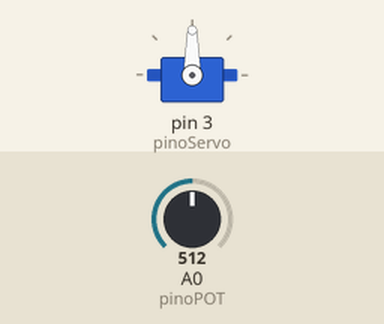
Simulated run of this sketch. Board: Arduino Uno, built with avr-gcc and run on an emulated ATmega328P. Shown: servo. The inputs (shaded band) are chosen by the test bench; at power-on: A0 (pinoPOT) = 512.

Above: at 1.2 s.
1.3 s: A0 (pinoPOT) set to 716
At 1.9 s:
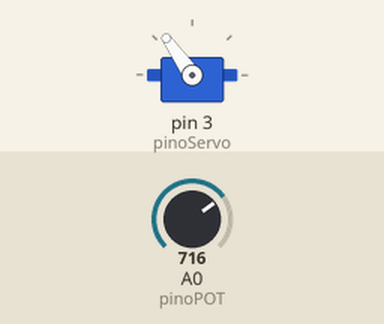
2.8 s: A0 (pinoPOT) set to 900
At 4.0 s:
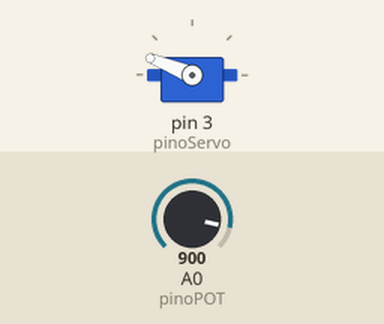
4.3 s: A0 (pinoPOT) set to 1023
At 5.4 s:
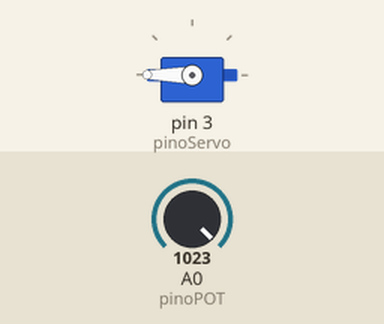
5.8 s: A0 (pinoPOT) set to 306
At 6.5 s:
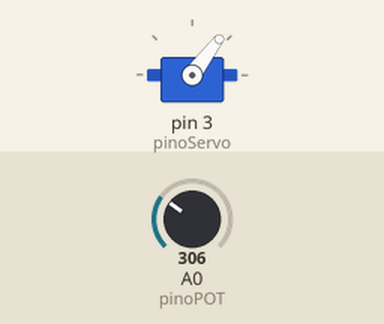
7.3 s: A0 (pinoPOT) set to 122
At 7.6 s:
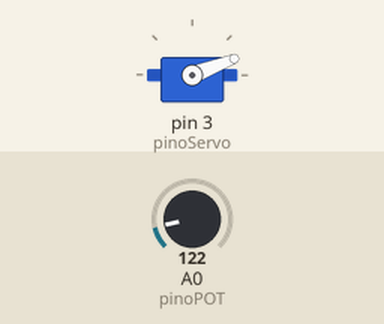
Timing chart, 0 to 9.8 s (numbered marks = the images above; inputs shaded):
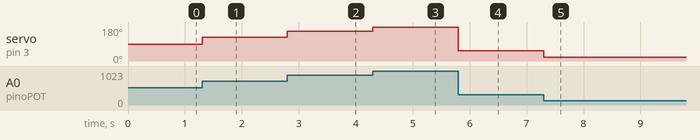

The sketch:

motor_potenciometro.ino
```cpp
// Projeto vetor de leds
// Programador: Carlos da Costa
// 09/06/22

#include <Servo.h> //Biblioteca do motor servo

Servo servo; //Objeto servo motor

const int pinoPOT = A0; //Pino analógico do potenciômetro
const int pinoServo = 3; //Pino digital do motor servo

int leituraAnalog; //Variável que armazena valor da porta analógica

void setup(){
  servo.attach(pinoServo); //Servo motor associado ao pino digital

  pinMode(pinoPOT, INPUT); //Define porta como entrada
}
void loop(){
  leituraAnalog = analogRead(pinoPOT); //Lê o valor da porta analógica

  leituraAnalog = map(leituraAnalog, 0, 1023, 0, 180); //Função "map":
  //Faz a "transição" entre os valores analógicos(0 a 1023)
  //e o movimentos do moto servo em graus(0 a 180)

  servo.write(leituraAnalog); //Aplica o valor ao motor servo
  delay(1); //Intervalo
}
```

Measured:
- after the input at 1.3 s, servo on pin 3 (pinoServo): 90° → 125° at once
- after the input at 2.8 s, servo on pin 3 (pinoServo): 125° → 158° at once
- after the input at 4.3 s, servo on pin 3 (pinoServo): 158° → 180° at once
- after the input at 5.8 s, servo on pin 3 (pinoServo): 180° → 53° at once
- after the input at 7.3 s, servo on pin 3 (pinoServo): 53° → 21° at once
